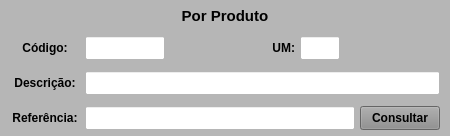
               <widget class="QWidget" name="widget_Cor7" native="true">
                <property name="sizePolicy">
                 <sizepolicy hsizetype="Preferred" vsizetype="Preferred">
                  <horstretch>0</horstretch>
                  <verstretch>0</verstretch>
                 </sizepolicy>
                </property>
                <property name="minimumSize">
                 <size>
                  <width>450</width>
                  <height>0</height>
                 </size>
                </property>
                <property name="maximumSize">
                 <size>
                  <width>450</width>
                  <height>16777215</height>
                 </size>
                </property>
                <property name="styleSheet">
                 <string notr="true">background-color: rgb(182, 182, 182);</string>
                </property>
                <layout class="QVBoxLayout" name="verticalLayout_15">
                 <property name="spacing">
                  <number>5</number>
                 </property>
                 <property name="leftMargin">
                  <number>5</number>
                 </property>
                 <property name="topMargin">
                  <number>3</number>
                 </property>
                 <property name="rightMargin">
                  <number>5</number>
                 </property>
                 <property name="bottomMargin">
                  <number>3</number>
                 </property>
                 <item>
                  <widget class="QWidget" name="widget_21" native="true">
                   <property name="minimumSize">
                    <size>
                     <width>0</width>
                     <height>25</height>
                    </size>
                   </property>
                   <property name="maximumSize">
                    <size>
                     <width>16777215</width>
                     <height>25</height>
                    </size>
                   </property>
                   <property name="styleSheet">
                    <string notr="true"/>
                   </property>
                   <layout class="QHBoxLayout" name="horizontalLayout_20">
                    <property name="spacing">
                     <number>3</number>
                    </property>
                    <property name="leftMargin">
                     <number>3</number>
                    </property>
                    <property name="topMargin">
                     <number>3</number>
                    </property>
                    <property name="rightMargin">
                     <number>3</number>
                    </property>
                    <property name="bottomMargin">
                     <number>3</number>
                    </property>
                    <item>
                     <widget class="QLabel" name="label_64">
                      <property name="minimumSize">
                       <size>
                        <width>0</width>
                        <height>15</height>
                       </size>
                      </property>
                      <property name="maximumSize">
                       <size>
                        <width>16777215</width>
                        <height>15</height>
                       </size>
                      </property>
                      <property name="font">
                       <font>
                        <pointsize>11</pointsize>
                        <weight>75</weight>
                        <bold>true</bold>
                       </font>
                      </property>
                      <property name="text">
                       <string>Por Produto</string>
                      </property>
                      <property name="alignment">
                       <set>Qt::AlignCenter</set>
                      </property>
                     </widget>
                    </item>
                   </layout>
                  </widget>
                 </item>
                 <item>
                  <widget class="QWidget" name="widget_45" native="true">
                   <property name="minimumSize">
                    <size>
                     <width>0</width>
                     <height>30</height>
                    </size>
                   </property>
                   <property name="maximumSize">
                    <size>
                     <width>16777215</width>
                     <height>30</height>
                    </size>
                   </property>
                   <property name="styleSheet">
                    <string notr="true"/>
                   </property>
                   <layout class="QHBoxLayout" name="horizontalLayout_13">
                    <property name="spacing">
                     <number>5</number>
                    </property>
                    <property name="leftMargin">
                     <number>5</number>
                    </property>
                    <property name="topMargin">
                     <number>3</number>
                    </property>
                    <property name="rightMargin">
                     <number>5</number>
                    </property>
                    <property name="bottomMargin">
                     <number>3</number>
                    </property>
                    <item>
                     <widget class="QLabel" name="label_69">
                      <property name="minimumSize">
                       <size>
                        <width>70</width>
                        <height>0</height>
                       </size>
                      </property>
                      <property name="maximumSize">
                       <size>
                        <width>70</width>
                        <height>16777215</height>
                       </size>
                      </property>
                      <property name="font">
                       <font>
                        <pointsize>9</pointsize>
                        <weight>75</weight>
                        <bold>true</bold>
                       </font>
                      </property>
                      <property name="text">
                       <string>Código:</string>
                      </property>
                      <property name="alignment">
                       <set>Qt::AlignCenter</set>
                      </property>
                     </widget>
                    </item>
                    <item>
                     <widget class="QLineEdit" name="line_Codigo_Exp">
                      <property name="sizePolicy">
                       <sizepolicy hsizetype="Preferred" vsizetype="Preferred">
                        <horstretch>0</horstretch>
                        <verstretch>0</verstretch>
                       </sizepolicy>
                      </property>
                      <property name="minimumSize">
                       <size>
                        <width>60</width>
                        <height>0</height>
                       </size>
                      </property>
                      <property name="maximumSize">
                       <size>
                        <width>80</width>
                        <height>16777215</height>
                       </size>
                      </property>
                      <property name="font">
                       <font>
                        <pointsize>9</pointsize>
                       </font>
                      </property>
                      <property name="styleSheet">
                       <string notr="true">background-color: rgb(255, 255, 255);</string>
                      </property>
                      <property name="alignment">
                       <set>Qt::AlignCenter</set>
                      </property>
                      <property name="placeholderText">
                       <string/>
                      </property>
                     </widget>
                    </item>
                    <item>
                     <widget class="QLabel" name="label_11">
                      <property name="text">
                       <string/>
                      </property>
                     </widget>
                    </item>
                    <item>
                     <widget class="QLabel" name="label_28">
                      <property name="maximumSize">
                       <size>
                        <width>25</width>
                        <height>16777215</height>
                       </size>
                      </property>
                      <property name="font">
                       <font>
                        <pointsize>9</pointsize>
                        <weight>75</weight>
                        <bold>true</bold>
                       </font>
                      </property>
                      <property name="text">
                       <string>UM:</string>
                      </property>
                      <property name="alignment">
                       <set>Qt::AlignRight|Qt::AlignTrailing|Qt::AlignVCenter</set>
                      </property>
                     </widget>
                    </item>
                    <item>
                     <widget class="QLineEdit" name="line_UM_Exp">
                      <property name="sizePolicy">
                       <sizepolicy hsizetype="Preferred" vsizetype="Preferred">
                        <horstretch>0</horstretch>
                        <verstretch>0</verstretch>
                       </sizepolicy>
                      </property>
                      <property name="minimumSize">
                       <size>
                        <width>40</width>
                        <height>0</height>
                       </size>
                      </property>
                      <property name="maximumSize">
                       <size>
                        <width>40</width>
                        <height>16777215</height>
                       </size>
                      </property>
                      <property name="font">
                       <font>
                        <pointsize>9</pointsize>
                       </font>
                      </property>
                      <property name="styleSheet">
                       <string notr="true">background-color: rgb(255, 255, 255);</string>
                      </property>
                      <property name="alignment">
                       <set>Qt::AlignCenter</set>
                      </property>
                     </widget>
                    </item>
                    <item>
                     <widget class="QLabel" name="label_12">
                      <property name="text">
                       <string/>
                      </property>
                     </widget>
                    </item>
                   </layout>
                  </widget>
                 </item>
                 <item>
                  <widget class="QWidget" name="widget_22" native="true">
                   <property name="minimumSize">
                    <size>
                     <width>0</width>
                     <height>30</height>
                    </size>
                   </property>
                   <property name="maximumSize">
                    <size>
                     <width>16777215</width>
                     <height>30</height>
                    </size>
                   </property>
                   <property name="styleSheet">
                    <string notr="true"/>
                   </property>
                   <layout class="QHBoxLayout" name="horizontalLayout_24">
                    <property name="spacing">
                     <number>5</number>
                    </property>
                    <property name="leftMargin">
                     <number>5</number>
                    </property>
                    <property name="topMargin">
                     <number>3</number>
                    </property>
                    <property name="rightMargin">
                     <number>5</number>
                    </property>
                    <property name="bottomMargin">
                     <number>3</number>
                    </property>
                    <item>
                     <widget class="QLabel" name="label_52">
                      <property name="minimumSize">
                       <size>
                        <width>70</width>
                        <height>0</height>
                       </size>
                      </property>
                      <property name="maximumSize">
                       <size>
                        <width>70</width>
                        <height>16777215</height>
                       </size>
                      </property>
                      <property name="font">
                       <font>
                        <pointsize>9</pointsize>
                        <weight>75</weight>
                        <bold>true</bold>
                       </font>
                      </property>
                      <property name="text">
                       <string>Descrição:</string>
                      </property>
                      <property name="alignment">
                       <set>Qt::AlignCenter</set>
                      </property>
                     </widget>
                    </item>
                    <item>
                     <widget class="QLineEdit" name="line_Descricao_Exp">
                      <property name="sizePolicy">
                       <sizepolicy hsizetype="Preferred" vsizetype="Preferred">
                        <horstretch>0</horstretch>
                        <verstretch>0</verstretch>
                       </sizepolicy>
                      </property>
                      <property name="minimumSize">
                       <size>
                        <width>0</width>
                        <height>0</height>
                       </size>
                      </property>
                      <property name="maximumSize">
                       <size>
                        <width>16777215</width>
                        <height>16777215</height>
                       </size>
                      </property>
                      <property name="font">
                       <font>
                        <pointsize>9</pointsize>
                       </font>
                      </property>
                      <property name="styleSheet">
                       <string notr="true">background-color: rgb(255, 255, 255);</string>
                      </property>
                      <property name="alignment">
                       <set>Qt::AlignLeading|Qt::AlignLeft|Qt::AlignVCenter</set>
                      </property>
                     </widget>
                    </item>
                   </layout>
                  </widget>
                 </item>
                 <item>
                  <widget class="QWidget" name="widget_29" native="true">
                   <property name="minimumSize">
                    <size>
                     <width>0</width>
                     <height>30</height>
                    </size>
                   </property>
                   <property name="maximumSize">
                    <size>
                     <width>16777215</width>
                     <height>30</height>
                    </size>
                   </property>
                   <property name="styleSheet">
                    <string notr="true"/>
                   </property>
                   <layout class="QHBoxLayout" name="horizontalLayout_23">
                    <property name="spacing">
                     <number>5</number>
                    </property>
                    <property name="leftMargin">
                     <number>5</number>
                    </property>
                    <property name="topMargin">
                     <number>3</number>
                    </property>
                    <property name="rightMargin">
                     <number>5</number>
                    </property>
                    <property name="bottomMargin">
                     <number>3</number>
                    </property>
                    <item>
                     <widget class="QLabel" name="label_71">
                      <property name="minimumSize">
                       <size>
                        <width>70</width>
                        <height>0</height>
                       </size>
                      </property>
                      <property name="maximumSize">
                       <size>
                        <width>70</width>
                        <height>16777215</height>
                       </size>
                      </property>
                      <property name="font">
                       <font>
                        <pointsize>9</pointsize>
                        <weight>75</weight>
                        <bold>true</bold>
                       </font>
                      </property>
                      <property name="text">
                       <string>Referência:</string>
                      </property>
                      <property name="alignment">
                       <set>Qt::AlignCenter</set>
                      </property>
                     </widget>
                    </item>
                    <item>
                     <widget class="QLineEdit" name="line_Referencia_Exp">
                      <property name="sizePolicy">
                       <sizepolicy hsizetype="Preferred" vsizetype="Preferred">
                        <horstretch>0</horstretch>
                        <verstretch>0</verstretch>
                       </sizepolicy>
                      </property>
                      <property name="minimumSize">
                       <size>
                        <width>0</width>
                        <height>0</height>
                       </size>
                      </property>
                      <property name="maximumSize">
                       <size>
                        <width>16777215</width>
                        <height>16777215</height>
                       </size>
                      </property>
                      <property name="font">
                       <font>
                        <pointsize>9</pointsize>
                       </font>
                      </property>
                      <property name="cursor">
                       <cursorShape>IBeamCursor</cursorShape>
                      </property>
                      <property name="styleSheet">
                       <string notr="true">background-color: rgb(255, 255, 255);</string>
                      </property>
                      <property name="inputMask">
                       <string/>
                      </property>
                      <property name="text">
                       <string/>
                      </property>
                      <property name="maxLength">
                       <number>20</number>
                      </property>
                      <property name="frame">
                       <bool>true</bool>
                      </property>
                      <property name="echoMode">
                       <enum>QLineEdit::Normal</enum>
                      </property>
                      <property name="alignment">
                       <set>Qt::AlignLeading|Qt::AlignLeft|Qt::AlignVCenter</set>
                      </property>
                     </widget>
                    </item>
                    <item>
                     <widget class="QPushButton" name="btn_Prod_Exp">
                      <property name="sizePolicy">
                       <sizepolicy hsizetype="Preferred" vsizetype="Preferred">
                        <horstretch>0</horstretch>
                        <verstretch>0</verstretch>
                       </sizepolicy>
                      </property>
                      <property name="maximumSize">
                       <size>
                        <width>80</width>
                        <height>16777215</height>
                       </size>
                      </property>
                      <property name="font">
                       <font>
                        <pointsize>9</pointsize>
                        <weight>75</weight>
                        <bold>true</bold>
                       </font>
                      </property>
                      <property name="cursor">
                       <cursorShape>PointingHandCursor</cursorShape>
                      </property>
                      <property name="styleSheet">
                       <string notr="true">background-color: rgb(141, 141, 141);</string>
                      </property>
                      <property name="text">
                       <string>Consultar</string>
                      </property>
                     </widget>
                    </item>
                   </layout>
                  </widget>
                 </item>
                </layout>
               </widget>
